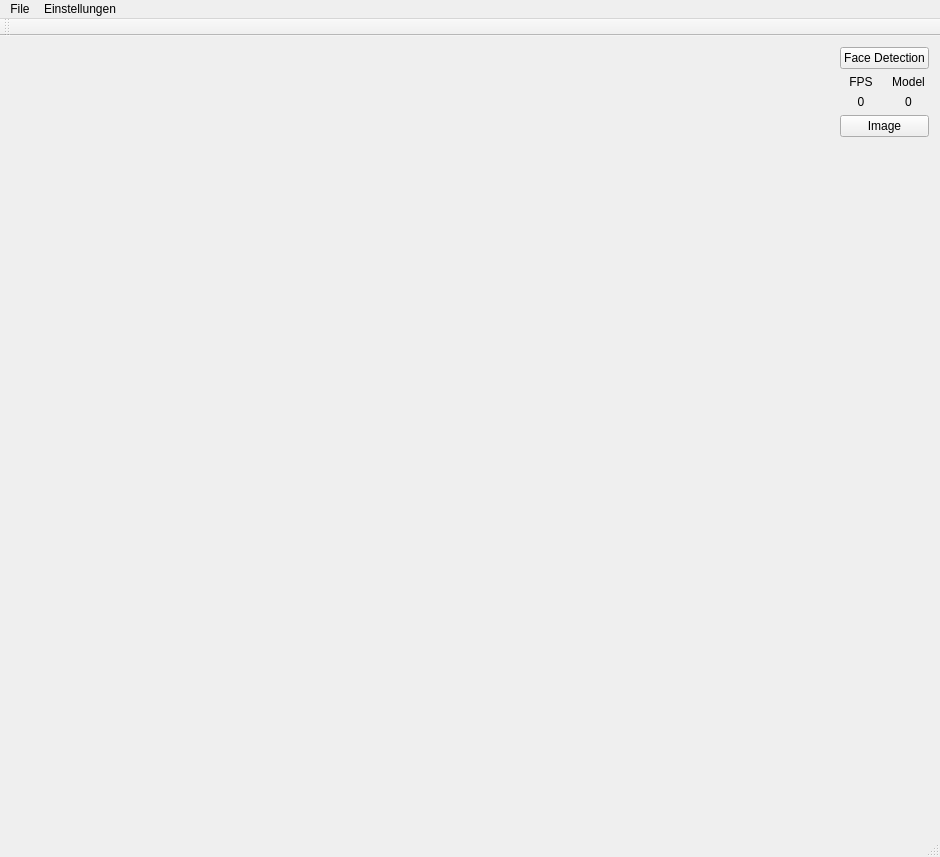
<?xml version="1.0" encoding="UTF-8"?>
<ui version="4.0">
 <class>MainWindow</class>
 <widget class="QMainWindow" name="MainWindow">
  <property name="geometry">
   <rect>
    <x>0</x>
    <y>0</y>
    <width>940</width>
    <height>857</height>
   </rect>
  </property>
  <property name="windowTitle">
   <string>Aufmerksamkeit - Messung</string>
  </property>
  <widget class="QWidget" name="centralWidget">
   <layout class="QHBoxLayout" name="horizontalLayout_4" stretch="20,1">
    <item>
     <layout class="QVBoxLayout" name="verticalLayout_4" stretch="5,2">
      <item>
       <widget class="QLabel" name="Main_Label">
        <property name="text">
         <string/>
        </property>
        <property name="alignment">
         <set>Qt::AlignCenter</set>
        </property>
       </widget>
      </item>
      <item>
       <layout class="QHBoxLayout" name="horizontalLayout_3" stretch="1,1,1">
        <item>
         <widget class="QLabel" name="ImageBottomLeft_label">
          <property name="text">
           <string/>
          </property>
          <property name="alignment">
           <set>Qt::AlignCenter</set>
          </property>
         </widget>
        </item>
        <item>
         <widget class="QLabel" name="ImageBottomCenter_label">
          <property name="text">
           <string/>
          </property>
          <property name="alignment">
           <set>Qt::AlignCenter</set>
          </property>
         </widget>
        </item>
        <item>
         <widget class="QLabel" name="ImageBottomRight_label">
          <property name="text">
           <string/>
          </property>
          <property name="alignment">
           <set>Qt::AlignCenter</set>
          </property>
         </widget>
        </item>
       </layout>
      </item>
     </layout>
    </item>
    <item>
     <layout class="QVBoxLayout" name="verticalLayout_3" stretch="2,1,2,20">
      <item>
       <widget class="QPushButton" name="pushButton">
        <property name="text">
         <string>Face Detection</string>
        </property>
       </widget>
      </item>
      <item>
       <layout class="QHBoxLayout" name="horizontalLayout">
        <item>
         <layout class="QVBoxLayout" name="verticalLayout">
          <item>
           <widget class="QLabel" name="FPS_Text_Label">
            <property name="text">
             <string>&lt;html&gt;&lt;head/&gt;&lt;body&gt;&lt;p align=&quot;center&quot;&gt;FPS&lt;/p&gt;&lt;/body&gt;&lt;/html&gt;</string>
            </property>
           </widget>
          </item>
          <item>
           <widget class="QLabel" name="FPS_Label">
            <property name="text">
             <string>&lt;html&gt;&lt;head/&gt;&lt;body&gt;&lt;p align=&quot;center&quot;&gt;0&lt;/p&gt;&lt;/body&gt;&lt;/html&gt;</string>
            </property>
            <property name="alignment">
             <set>Qt::AlignCenter</set>
            </property>
           </widget>
          </item>
         </layout>
        </item>
        <item>
         <layout class="QVBoxLayout" name="verticalLayout_2">
          <item>
           <widget class="QLabel" name="Model_Text_Label">
            <property name="text">
             <string>&lt;html&gt;&lt;head/&gt;&lt;body&gt;&lt;p align=&quot;center&quot;&gt;Model&lt;/p&gt;&lt;/body&gt;&lt;/html&gt;</string>
            </property>
           </widget>
          </item>
          <item>
           <widget class="QLabel" name="Model_Label">
            <property name="text">
             <string>&lt;html&gt;&lt;head/&gt;&lt;body&gt;&lt;p align=&quot;center&quot;&gt;0&lt;/p&gt;&lt;/body&gt;&lt;/html&gt;</string>
            </property>
            <property name="alignment">
             <set>Qt::AlignCenter</set>
            </property>
           </widget>
          </item>
         </layout>
        </item>
       </layout>
      </item>
      <item>
       <widget class="QPushButton" name="Learn_Button">
        <property name="text">
         <string>Image</string>
        </property>
       </widget>
      </item>
      <item>
       <layout class="QHBoxLayout" name="horizontalLayout_2">
        <item>
         <widget class="QLabel" name="Left_Label">
          <property name="text">
           <string/>
          </property>
          <property name="alignment">
           <set>Qt::AlignLeading|Qt::AlignLeft|Qt::AlignTop</set>
          </property>
         </widget>
        </item>
        <item>
         <widget class="QLabel" name="Right_Label">
          <property name="text">
           <string/>
          </property>
          <property name="alignment">
           <set>Qt::AlignLeading|Qt::AlignLeft|Qt::AlignTop</set>
          </property>
         </widget>
        </item>
       </layout>
      </item>
     </layout>
    </item>
   </layout>
  </widget>
  <widget class="QMenuBar" name="menuBar">
   <property name="geometry">
    <rect>
     <x>0</x>
     <y>0</y>
     <width>940</width>
     <height>25</height>
    </rect>
   </property>
   <widget class="QMenu" name="menuFace_Detection">
    <property name="title">
     <string>File</string>
    </property>
    <addaction name="actionOpen_Video"/>
    <addaction name="actionOpen_XML"/>
   </widget>
   <widget class="QMenu" name="menuEinstellungen">
    <property name="title">
     <string>Einstellungen</string>
    </property>
    <widget class="QMenu" name="menuAblauf_Einstellung">
     <property name="title">
      <string>Algorithmen</string>
     </property>
     <addaction name="actionAuto_Size"/>
     <addaction name="actionUse_CLAHE"/>
     <addaction name="actionFrom_XML_File"/>
     <addaction name="actionVerbesserter_Ablauf"/>
    </widget>
    <widget class="QMenu" name="menuQuelle">
     <property name="title">
      <string>Quelle</string>
     </property>
     <addaction name="actionUse_Boxes"/>
     <addaction name="actionLearn_Model"/>
    </widget>
    <widget class="QMenu" name="menuPositionsberechnung">
     <property name="title">
      <string>Positionsberechnung</string>
     </property>
     <addaction name="actionAugen_Mitteln"/>
     <addaction name="actionSet_fx_fy"/>
     <addaction name="actionScale_Box"/>
     <addaction name="actionSet_min_Box_Size"/>
    </widget>
    <addaction name="actionSelect_Camera"/>
    <addaction name="actionMax_Faces"/>
    <addaction name="actionCorrect_Image"/>
    <addaction name="actionShow_Eyes"/>
    <addaction name="actionSave_Image"/>
    <addaction name="actionWrite_Solution"/>
    <addaction name="separator"/>
    <addaction name="menuPositionsberechnung"/>
    <addaction name="menuAblauf_Einstellung"/>
    <addaction name="menuQuelle"/>
   </widget>
   <addaction name="menuFace_Detection"/>
   <addaction name="menuEinstellungen"/>
  </widget>
  <widget class="QToolBar" name="mainToolBar">
   <attribute name="toolBarArea">
    <enum>TopToolBarArea</enum>
   </attribute>
   <attribute name="toolBarBreak">
    <bool>false</bool>
   </attribute>
  </widget>
  <widget class="QStatusBar" name="statusBar"/>
  <action name="actionOpen_Video">
   <property name="text">
    <string>Open Video</string>
   </property>
  </action>
  <action name="actionOpen_XML">
   <property name="text">
    <string>Open XML</string>
   </property>
  </action>
  <action name="actionMax_Faces">
   <property name="text">
    <string>Max Faces</string>
   </property>
  </action>
  <action name="actionAuto_Size">
   <property name="checkable">
    <bool>true</bool>
   </property>
   <property name="checked">
    <bool>true</bool>
   </property>
   <property name="text">
    <string>Hochskallieren</string>
   </property>
  </action>
  <action name="actionSelect_Camera">
   <property name="text">
    <string>Select Camera</string>
   </property>
  </action>
  <action name="actionUse_Boxes">
   <property name="checkable">
    <bool>true</bool>
   </property>
   <property name="text">
    <string>Use Boxes</string>
   </property>
  </action>
  <action name="actionCorrect_Image">
   <property name="checkable">
    <bool>true</bool>
   </property>
   <property name="checked">
    <bool>true</bool>
   </property>
   <property name="text">
    <string>Correct Image</string>
   </property>
  </action>
  <action name="actionLearn_Model">
   <property name="checkable">
    <bool>true</bool>
   </property>
   <property name="text">
    <string>Use Image</string>
   </property>
  </action>
  <action name="actionUse_CLAHE">
   <property name="checkable">
    <bool>true</bool>
   </property>
   <property name="checked">
    <bool>true</bool>
   </property>
   <property name="text">
    <string>Use CLAHE</string>
   </property>
  </action>
  <action name="actionAugen_Mitteln">
   <property name="checkable">
    <bool>true</bool>
   </property>
   <property name="checked">
    <bool>true</bool>
   </property>
   <property name="text">
    <string>Augen-Mitteln</string>
   </property>
  </action>
  <action name="actionFrom_XML_File">
   <property name="checkable">
    <bool>true</bool>
   </property>
   <property name="checked">
    <bool>false</bool>
   </property>
   <property name="text">
    <string>From XML-File</string>
   </property>
  </action>
  <action name="actionSet_fx_fy">
   <property name="text">
    <string>Set fx and fy</string>
   </property>
  </action>
  <action name="actionVerbesserter_Ablauf">
   <property name="checkable">
    <bool>true</bool>
   </property>
   <property name="checked">
    <bool>true</bool>
   </property>
   <property name="text">
    <string>Verbesserter Ablauf</string>
   </property>
  </action>
  <action name="actionScale_Box">
   <property name="text">
    <string>Set Scale-Factor Box</string>
   </property>
  </action>
  <action name="actionSet_min_Box_Size">
   <property name="text">
    <string>Set min Box-Size</string>
   </property>
  </action>
  <action name="actionShow_Eyes">
   <property name="checkable">
    <bool>true</bool>
   </property>
   <property name="text">
    <string>Show Eyes</string>
   </property>
  </action>
  <action name="actionSave_Image">
   <property name="checkable">
    <bool>true</bool>
   </property>
   <property name="text">
    <string>Save Image</string>
   </property>
  </action>
  <action name="actionWrite_Solution">
   <property name="checkable">
    <bool>true</bool>
   </property>
   <property name="checked">
    <bool>true</bool>
   </property>
   <property name="text">
    <string>Write Solution</string>
   </property>
  </action>
 </widget>
 <layoutdefault spacing="6" margin="11"/>
 <resources/>
 <connections/>
</ui>
